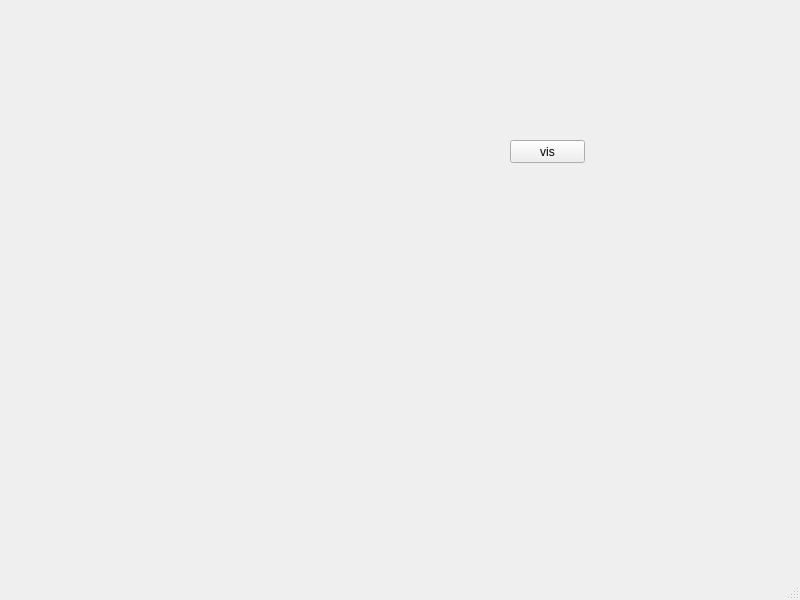
<?xml version="1.0" encoding="UTF-8"?>
<ui version="4.0">
 <class>viswindow</class>
 <widget class="QMainWindow" name="viswindow">
  <property name="geometry">
   <rect>
    <x>0</x>
    <y>0</y>
    <width>800</width>
    <height>600</height>
   </rect>
  </property>
  <property name="windowTitle">
   <string>MainWindow</string>
  </property>
  <widget class="QWidget" name="centralwidget">
   <widget class="QPushButton" name="pushButton">
    <property name="geometry">
     <rect>
      <x>510</x>
      <y>140</y>
      <width>75</width>
      <height>23</height>
     </rect>
    </property>
    <property name="text">
     <string>vis</string>
    </property>
   </widget>
   <widget class="QWidget" name="datavis" native="true">
    <property name="geometry">
     <rect>
      <x>79</x>
      <y>89</y>
      <width>391</width>
      <height>341</height>
     </rect>
    </property>
   </widget>
  </widget>
  <widget class="QMenuBar" name="menubar">
   <property name="geometry">
    <rect>
     <x>0</x>
     <y>0</y>
     <width>800</width>
     <height>21</height>
    </rect>
   </property>
  </widget>
  <widget class="QStatusBar" name="statusbar"/>
 </widget>
 <resources/>
 <connections/>
</ui>
